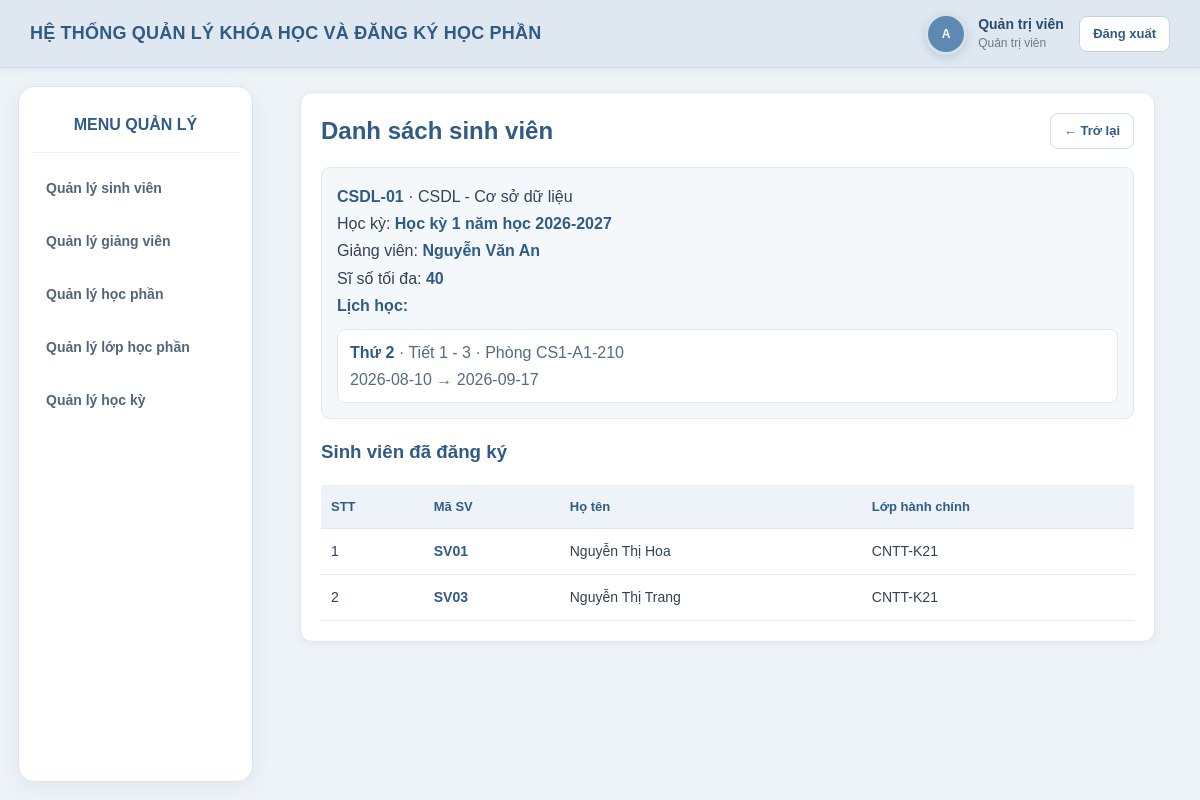
The app's page /BTL_web/public/index.php?r=admin/class/detail&id=4 (signed in) with its own data.
### tables this page shows
CREATE TABLE IF NOT EXISTS `classes` (
  `id` int NOT NULL AUTO_INCREMENT,
  `class_code` varchar(50) NOT NULL,
  `course_id` int NOT NULL,
  `semester_id` int NOT NULL,
  `lecturer_id` int NOT NULL,
  `room` varchar(50) NOT NULL,
  `max_students` smallint UNSIGNED NOT NULL,
  `weekday` tinyint UNSIGNED NOT NULL,
  `start_period` tinyint UNSIGNED NOT NULL,
  `end_period` tinyint UNSIGNED NOT NULL,
  `status` tinyint(1) NOT NULL DEFAULT '1',
  PRIMARY KEY (`id`),
  UNIQUE KEY `uk_class_semester_code` (`semester_id`,`class_code`),
  KEY `idx_class_schedule` (`semester_id`,`weekday`,`start_period`,`end_period`),
  KEY `course_id` (`course_id`),
  KEY `lecturer_id` (`lecturer_id`)
);

CREATE TABLE IF NOT EXISTS `courses` (
  `id` int NOT NULL AUTO_INCREMENT,
  `code` varchar(50) NOT NULL,
  `name` varchar(150) NOT NULL,
  `credits` tinyint UNSIGNED NOT NULL,
  `description` text,
  `status` tinyint(1) NOT NULL DEFAULT '1',
  PRIMARY KEY (`id`),
  UNIQUE KEY `code` (`code`)
);

CREATE TABLE IF NOT EXISTS `semesters` (
  `id` int NOT NULL AUTO_INCREMENT,
  `name` varchar(100) NOT NULL,
  `academic_year` varchar(9) NOT NULL,
  `term` enum('1','2','3') NOT NULL,
  `study_start` date NOT NULL,
  `study_end` date NOT NULL,
  `registration_start` date NOT NULL,
  `registration_end` date NOT NULL,
  `registration_open` tinyint(1) NOT NULL DEFAULT '0',
  `status` tinyint(1) NOT NULL DEFAULT '1',
  PRIMARY KEY (`id`)
);

CREATE TABLE IF NOT EXISTS `users` (
  `id` int NOT NULL AUTO_INCREMENT,
  `username` varchar(50) NOT NULL,
  `password_hash` varchar(255) NOT NULL,
  `full_name` varchar(100) NOT NULL,
  `role` enum('admin','teacher','student') NOT NULL,
  `status` tinyint(1) NOT NULL DEFAULT '1',
  `created_at` timestamp NULL DEFAULT CURRENT_TIMESTAMP,
  PRIMARY KEY (`id`),
  UNIQUE KEY `username` (`username`)
);

CREATE TABLE IF NOT EXISTS `class_schedules` (
  `id` int NOT NULL AUTO_INCREMENT,
  `class_id` int NOT NULL,
  `weekday` tinyint NOT NULL,
  `start_period` int NOT NULL,
  `end_period` int NOT NULL,
  `start_date` date NOT NULL,
  `end_date` date NOT NULL,
  `room` varchar(100) NOT NULL,
  PRIMARY KEY (`id`),
  KEY `fk_class_schedules_class` (`class_id`)
);

CREATE TABLE IF NOT EXISTS `registrations` (
  `id` int NOT NULL AUTO_INCREMENT,
  `student_id` int NOT NULL,
  `class_id` int NOT NULL,
  `registered_at` timestamp NULL DEFAULT CURRENT_TIMESTAMP,
  PRIMARY KEY (`id`),
  UNIQUE KEY `uk_student_class` (`student_id`,`class_id`),
  KEY `class_id` (`class_id`)
);

CREATE TABLE IF NOT EXISTS `students` (
  `user_id` int NOT NULL,
  `student_code` varchar(30) NOT NULL,
  `faculty_id` int NOT NULL,
  `class_name` varchar(80) NOT NULL,
  `cohort` varchar(20) NOT NULL,
  PRIMARY KEY (`user_id`),
  UNIQUE KEY `student_code` (`student_code`),
  KEY `faculty_id` (`faculty_id`)
);

### BTL_web/src/Core/Controller.php (called while the page is built, shortened)
<?php
abstract class Controller {
    protected function view(string $name, array $data=[]): void { extract($data); require dirname(__DIR__) . '/View/' . $name . '.php'; }
}

### BTL_web/src/Controller/ClassController.php (called while the page is built, shortened)
<?php
class ClassController extends Controller
{
    private function repo(): ClassRepository
    {
        return new ClassRepository($this->pdo);
    }
    public function detail(): void
    {
        $id = (int)($_GET['id'] ?? 0);
        $class = $this->repo()->findById($id);
        $schedules = [];
        if (method_exists($this->repo(), 'getSchedules')) {
            $schedules =
                $this->repo()->getSchedules($id);
        }
        $this->view(
            'admin/classes/detail',
            [
                'class' => $class,
                'schedules' => $schedules
            ]
        );
    }
}

### BTL_web/src/Core/Router.php (called while the page is built, shortened)
<?php
class Router
{
    public function dispatch(string $route): void
    {
        [$class, $method] = $map[$route];
        $obj = new $class($this->pdo);
        $obj->$method();
    }
}

### BTL_web/public/index.php (called while the page is built, shortened)
<?php
require_once dirname(__DIR__) . '/src/Core/helpers.php';
require_once dirname(__DIR__) . '/src/Core/Controller.php';
require_once dirname(__DIR__) . '/src/Core/Router.php';
spl_autoload_register(function (string $class): void {
    $prefix = 'App\\';
    $file = dirname(__DIR__) . '/src/' . str_replace('\\', '/', substr($class, strlen($prefix))) . '.php';
});
$pdo = Database::connection();
$router = new Router($pdo);
$router->dispatch($_GET['r'] ?? 'home');

### BTL_web/src/Core/helpers.php (called while the page is built, shortened)
<?php
function e(mixed $value): string { return htmlspecialchars((string)$value, ENT_QUOTES | ENT_SUBSTITUTE, 'UTF-8'); }

### BTL_web/src/Repository/ClassRepository.php (called while the page is built, shortened)
<?php
class ClassRepository
{
    private PDO $pdo;
    public function __construct(PDO $pdo)
    {
        $this->pdo = $pdo;
    }
    public function findById(int $id): ?array
    {
        $sql = "
            SELECT
                cl.*,
                co.code AS course_code,
                co.name AS course_name,
                co.credits,
                s.name AS semester_name,
                s.study_start,
                s.study_end,
                u.full_name AS lecturer_name
            FROM classes cl
            INNER JOIN courses co
                ON co.id = cl.course_id
            INNER JOIN semesters s
                ON s.id = cl.semester_id
            INNER JOIN users u
                ON u.id = cl.lecturer_id
            WHERE cl.id = :id
            LIMIT 1
        ";
        $stmt = $this->pdo->prepare($sql);
        $stmt->execute([
            ':id' => $id
        ]);
        $class = $stmt->fetch(PDO::FETCH_ASSOC);
        $sql = "
            SELECT
                r.id AS registration_id,
                u.id AS student_id,
                u.full_name,
                s.student_code,
                s.class_name
            FROM registrations r
            INNER JOIN users u
                ON u.id = r.student_id
            INNER JOIN students s
                ON s.user_id = u.id
            WHERE r.class_id = :class_id
            ORDER BY
                s.student_code ASC
        ";
        $stmt = $this->pdo->prepare($sql);
        $stmt->execute([
            ':class_id' => $id
        ]);
        $class['students'] =
            $stmt->fetchAll(PDO::FETCH_ASSOC);
        return $class;
    }
    public function getSchedules(int $classId): array
    {
        $sql = "
            SELECT
                id,
                class_id,
                weekday,
                start_period,
                end_period,
                start_date,
                end_date,
                room
            FROM class_schedules
            WHERE class_id = :class_id
            ORDER BY
                weekday ASC,
                start_period ASC,
                start_date ASC
        ";
        $stmt = $this->pdo->prepare($sql);
        $stmt->execute([
            ':class_id' => $classId
        ]);
        return $stmt->fetchAll(PDO::FETCH_ASSOC);
    }
}

### BTL_web/src/View/admin/classes/detail.php (the view, shortened to what this page needs)
<?php
include dirname(__DIR__, 2) . '/layout/header.php';
?>
<div class="card">
    <div class="detail-toolbar">
        <h2 class="detail-title">
            Danh sách sinh viên
        </h2>
        <a
            class="back-btn"
            href="<?= e(BASE_URL) ?>?r=admin/classes"
        >
            ← Trở lại
        </a>
    </div>
    <div class="class-info">
        <div>
            <strong>
                <?= e($class['class_code']) ?>
            </strong>
            ·
            <?= e($class['course_code']) ?>
            -
            <?= e($class['course_name']) ?>
        </div>
        <div>
            Học kỳ:
            <strong>
                <?= e($class['semester_name']) ?>
            </strong>
        </div>
        <div>
            Giảng viên:
            <strong>
                <?= e($class['lecturer_name']) ?>
            </strong>
        </div>
        <div>
            Sĩ số tối đa:
            <strong>
                <?= e($class['max_students']) ?>
            </strong>
        </div>
        <?php if (!empty($schedules)): ?>
            <div>
                <strong>
                    Lịch học:
                </strong>
                <div class="schedule-list">
                    <?php foreach ($schedules as $schedule): ?>
                        <div class="schedule-detail">
                            <strong>
                                Thứ <?= e($schedule['weekday']) ?>
                            </strong>
                            · Tiết
                            <?= e($schedule['start_period']) ?>
                            -
                            <?= e($schedule['end_period']) ?>
                            ·
                            Phòng
                            <?= e($schedule['room']) ?>
                            <br>
                            <span>
                                <?= e($schedule['start_date']) ?>
                                →
                                <?= e($schedule['end_date']) ?>
                            </span>
                        </div>
                    <?php endforeach; ?>
                </div>
            </div>
        <?php else: ?>
            <div class="muted">
                Chưa có lịch học.
            </div>
        <?php endif; ?>
    </div>
    <h3>
        Sinh viên đã đăng ký
    </h3>
    <?php if (empty($class['students'])): ?>
        <div class="empty-students">
            Chưa có sinh viên đăng ký lớp học phần này.
        </div>
    <?php else: ?>
        <div class="student-table-wrap">
            <table class="student-table">
                <thead>
                    <tr>
                        <th>STT</th>
                        <th>Mã SV</th>
                        <th>Họ tên</th>
                        <th>Lớp hành chính</th>
                    </tr>
                </thead>
                <tbody>
                    <?php foreach ($class['students'] as $i => $s): ?>
                        <tr>
                            <td>
                                <?= $i + 1 ?>
                            </td>
                            <td>
                                <span class="student-code">
                                    <?= e($s['student_code']) ?>
                                </span>
                            </td>
                            <td>
                                <?= e($s['full_name']) ?>
                            </td>
                            <td>
                                <?= e($s['class_name']) ?>
                            </td>
                        </tr>
                    <?php endforeach; ?>
                </tbody>
            </table>
        </div>
    <?php endif; ?>
</div>
<?php
include dirname(__DIR__, 2) . '/layout/footer.php';
?>

### BTL_web/src/View/layout/header.php (style rules this page uses)
* { box-sizing: border-box; }
html, body { margin: 0; padding: 0; }
html { height: 100%; }
body { min-height: 100vh; font-family: Arial, sans-serif; background: #eef3f8; color: #334155; line-height: 1.5; overflow-x: hidden; }
a { text-decoration: none; color: #315b87; }
h1, h2, h3 { color: #315b87; }
h2 { margin-top: 0; }
.card { background: #ffffff; border: 1px solid #e0e6ed; border-radius: 12px; padding: 20px; box-shadow: 0 2px 8px rgba( 49, 91, 135, .06 ); margin-bottom: 18px; }
table { width: 100%; border-collapse: collapse; }
th, td { padding: 11px 9px; border-bottom: 1px solid #edf0f4; text-align: left; font-size: 14px; vertical-align: top; }
th { background: #f4f7fa; font-size: 13px; color: #415a73; }

### BTL_web/src/View/admin/classes/detail.php (style rules this page uses)
.detail-toolbar { display: flex; align-items: center; justify-content: space-between; gap: 15px; margin-bottom: 18px; flex-wrap: wrap; }
.detail-title { margin: 0; color: #315b87; }
.back-btn { display: inline-flex; align-items: center; gap: 6px; height: 36px; padding: 0 13px; border: 1px solid #d2dde7; border-radius: 8px; background: #fff; color: #315b87; text-decoration: none; font-size: 13px; font-weight: 600; transition: .2s; }
.class-info { background: #f5f8fb; border: 1px solid #e0e7ee; border-radius: 9px; padding: 15px; margin-bottom: 18px; line-height: 1.7; }
.class-info strong { color: #315b87; }
.schedule-list { display: grid; gap: 8px; margin-top: 10px; }
.schedule-detail { background: #fff; border: 1px solid #e1e8ee; border-radius: 8px; padding: 9px 12px; color: #536b80; }
.schedule-detail strong { color: #315b87; }
.student-table-wrap { width: 100%; overflow-x: auto; }
.student-table { width: 100%; min-width: 600px; border-collapse: collapse; }
.student-table th { background: #edf3f8; color: #315b87; padding: 12px 10px; text-align: left; border-bottom: 1px solid #dce5ee; }
.student-table td { padding: 12px 10px; border-bottom: 1px solid #e5ebf0; }
.student-code { font-weight: 700; color: #315b87; }

### records on screen
classes: class_code "CSDL-01", course.code "CSDL", course.name "Cơ sở dữ liệu", semester.name "Học kỳ 1 năm học 2026-2027", users.full_name "Nguyễn Văn An", max_students "40"
class_schedules: weekday "2", start_period "1", end_period "3", room "CS1-A1-210", start_date "2026-08-10", end_date "2026-09-17"
registrations: student.student_code "SV01", users.full_name "Nguyễn Thị Hoa", student.class_name "CNTT-K21"
registrations: student.student_code "SV03", users.full_name "Nguyễn Thị Trang", student.class_name "CNTT-K21"

### other values on screen
$avatarText "A"
$fullName "Quản trị viên"
$roleName "Quản trị viên"
